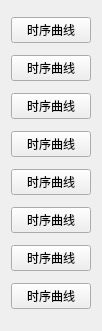
     <widget class="QWidget" name="layoutWidget">
      <property name="geometry">
       <rect>
        <x>1450</x>
        <y>70</y>
        <width>78</width>
        <height>331</height>
       </rect>
      </property>
      <layout class="QVBoxLayout" name="verticalLayout_33">
       <item>
        <widget class="QPushButton" name="pushButton_12">
         <property name="text">
          <string>时序曲线</string>
         </property>
        </widget>
       </item>
       <item>
        <widget class="QPushButton" name="pushButton_13">
         <property name="text">
          <string>时序曲线</string>
         </property>
        </widget>
       </item>
       <item>
        <widget class="QPushButton" name="pushButton_14">
         <property name="text">
          <string>时序曲线</string>
         </property>
        </widget>
       </item>
       <item>
        <widget class="QPushButton" name="pushButton_15">
         <property name="text">
          <string>时序曲线</string>
         </property>
        </widget>
       </item>
       <item>
        <widget class="QPushButton" name="pushButton_16">
         <property name="text">
          <string>时序曲线</string>
         </property>
        </widget>
       </item>
       <item>
        <widget class="QPushButton" name="pushButton_17">
         <property name="text">
          <string>时序曲线</string>
         </property>
        </widget>
       </item>
       <item>
        <widget class="QPushButton" name="pushButton_18">
         <property name="text">
          <string>时序曲线</string>
         </property>
        </widget>
       </item>
       <item>
        <widget class="QPushButton" name="pushButton_19">
         <property name="text">
          <string>时序曲线</string>
         </property>
        </widget>
       </item>
      </layout>
     </widget>
